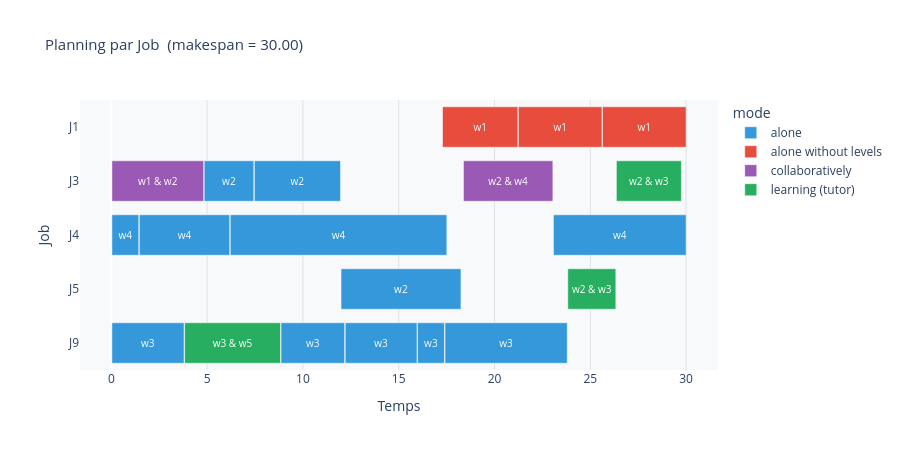

The notebook cell this image was saved under:
### Code cell
gantt_chart_by_job(df, instance, color_by="mode", render="notebook", save_path=None, separate_little=True)

### Figure 1 — Plotly figure (JSON) as saved in the notebook; plotly's stock layout.template omitted (floating-point values rounded to 4 significant figures)
{"data": [{"base": [4.848, 7.466, 0.03, 1.464, 6.209, 23.08, 11.99, 0.03, 8.859, 12.21, 15.98, 17.42], "customdata": [["Op 2/5", "w2", "alone", "4.0", "3.0", "3.0", "True", "7.44"], ["Op 3/5", "w2", "alone", "4.0", "4.0", "3.0", "True", "11.96"], ["Op 1/4", "w4", "alone", "2.0105347998909435", "2.0", "2.0", "True", "1.43"], ["Op 2/4", "w4", "alone", "4.0", "3.0", "1.0", "True", "6.18"], ["Op 3/4", "w4", "alone", "4.0", "3.0", "1.0", "True", "17.51"], ["Op 4/4", "w4", "alone", "4.0", "4.0", "1.0", "True", "30.0"], ["Op 1/2", "w2", "alone", "4.0", "4.0", "0.0", "True", "18.25"], ["Op 1/6", "w3", "alone", "2.7367479792168212", "2.0", "3.0", "True", "3.8"], ["Op 3/6", "w3", "alone", "4.0", "4.0", "1.0", "True", "12.18"], ["Op 4/6", "w3", "alone", "2.6637091343370978", "2.0", "2.0", "True", "15.95"], ["Op 5/6", "w3", "alone", "2.6637091343370978", "2.0", "2.0", "True", "17.39"], ["Op 6/6", "w3", "alone", "4.0", "4.0", "1.0", "True", "23.79"]], "hovertemplate": "<b>%{y}  —  %{customdata[0]}</b><br>Workers   : %{customdata[1]}<br>Mode      : %{customdata[2]}<br>Niveau w  : %{customdata[3]}<br>Difficulté: %{customdata[4]}<br>Métier    : %{customdata[5]}<br>Job réalisé: %{customdata[6]}<br>Début : %{base:.2f}  |  Fin : %{customdata[7]}<br><extra></extra>", "insidetextanchor": "middle", "marker": {"color": "#3498DB", "line": {"color": "white", "width": 0.5}}, "name": "alone", "orientation": "h", "text": ["w2", "w2", "w4", "w4", "w4", "w4", "w2", "w3", "w3", "w3", "w3", "w3"], "textfont": {"color": "white", "size": 10}, "textposition": "inside", "type": "bar", "x": [2.588, 4.494, 1.404, 4.715, 11.3, 6.924, 6.258, 3.766, 3.32, 3.745, 1.404, 6.377], "y": ["J3", "J3", "J4", "J4", "J4", "J4", "J5", "J9", "J9", "J9", "J9", "J9"]}, {"base": [17.29, 21.25, 25.64], "customdata": [["Op 1/3", "w1", "alone without levels", "2.175527314432144", "3.0", "0.0", "True", "21.22"], ["Op 2/3", "w1", "alone without levels", "1.6971764899300812", "2.0", "1.0", "True", "25.61"], ["Op 3/3", "w1", "alone without levels", "1.6971764899300812", "2.0", "1.0", "True", "30.0"]], "hovertemplate": "<b>%{y}  —  %{customdata[0]}</b><br>Workers   : %{customdata[1]}<br>Mode      : %{customdata[2]}<br>Niveau w  : %{customdata[3]}<br>Difficulté: %{customdata[4]}<br>Métier    : %{customdata[5]}<br>Job réalisé: %{customdata[6]}<br>Début : %{base:.2f}  |  Fin : %{customdata[7]}<br><extra></extra>", "insidetextanchor": "middle", "marker": {"color": "#E74C3C", "line": {"color": "white", "width": 0.5}}, "name": "alone without levels", "orientation": "h", "text": ["w1", "w1", "w1"], "textfont": {"color": "white", "size": 10}, "textposition": "inside", "type": "bar", "x": [3.931, 4.361, 4.361], "y": ["J1", "J1", "J1"]}, {"base": [0.03, 18.38], "customdata": [["Op 1/5", "w1 & w2", "collaboratively", "4.0", "4.0", "2.0", "True", "4.82"], ["Op 4/5", "w2 & w4", "collaboratively", "3.121591552939666", "3.0", "1.0", "True", "23.05"]], "hovertemplate": "<b>%{y}  —  %{customdata[0]}</b><br>Workers   : %{customdata[1]}<br>Mode      : %{customdata[2]}<br>Niveau w  : %{customdata[3]}<br>Difficulté: %{customdata[4]}<br>Métier    : %{customdata[5]}<br>Job réalisé: %{customdata[6]}<br>Début : %{base:.2f}  |  Fin : %{customdata[7]}<br><extra></extra>", "insidetextanchor": "middle", "marker": {"color": "#9B59B6", "line": {"color": "white", "width": 0.5}}, "name": "collaboratively", "orientation": "h", "text": ["w1 & w2", "w2 & w4"], "textfont": {"color": "white", "size": 10}, "textposition": "inside", "type": "bar", "x": [4.788, 4.665], "y": ["J3", "J3"]}, {"base": [26.36, 23.82, 3.826], "customdata": [["Op 5/5", "w2 & w3", "learning (tutor)", "2.6637091343370978", "3.0", "2.0", "True", "29.75"], ["Op 2/2", "w2 & w3", "learning (tutor)", "2.7367479792168212", "3.0", "3.0", "True", "26.33"], ["Op 2/6", "w3 & w5", "learning (tutor)", "1.2737057320568042", "2.0", "1.0", "True", "8.83"]], "hovertemplate": "<b>%{y}  —  %{customdata[0]}</b><br>Workers   : %{customdata[1]}<br>Mode      : %{customdata[2]}<br>Niveau w  : %{customdata[3]}<br>Difficulté: %{customdata[4]}<br>Métier    : %{customdata[5]}<br>Job réalisé: %{customdata[6]}<br>Début : %{base:.2f}  |  Fin : %{customdata[7]}<br><extra></extra>", "insidetextanchor": "middle", "marker": {"color": "#27AE60", "line": {"color": "white", "width": 0.5}}, "name": "learning (tutor)", "orientation": "h", "text": ["w2 & w3", "w2 & w3", "w3 & w5"], "textfont": {"color": "white", "size": 10}, "textposition": "inside", "type": "bar", "x": [3.392, 2.507, 5.003], "y": ["J3", "J5", "J9"]}], "layout": {"bargap": 0.25, "barmode": "overlay", "height": 450, "hoverlabel": {"bgcolor": "white", "font": {"size": 12}}, "legend": {"title": {"text": "mode"}}, "paper_bgcolor": "white", "plot_bgcolor": "#F8F9FA", "title": {"font": {"size": 15}, "text": "Planning par Job  (makespan = 30.00)"}, "xaxis": {"gridcolor": "#DEE2E6", "showgrid": true, "title": {"text": "Temps"}, "type": "linear"}, "yaxis": {"categoryarray": ["J9", "J5", "J4", "J3", "J1"], "categoryorder": "array", "showgrid": false, "title": {"text": "Job"}}}}
